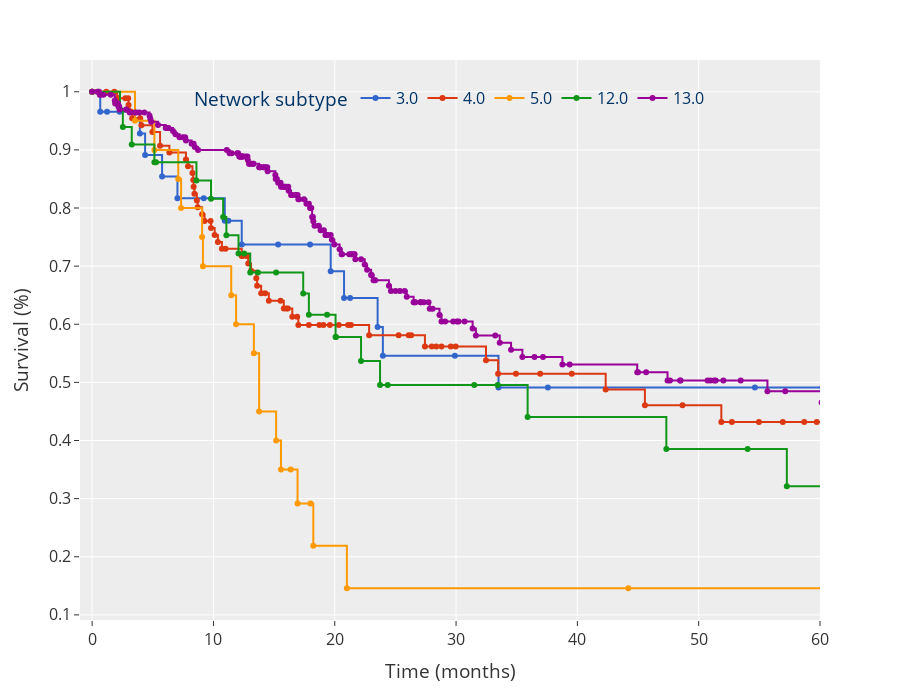

Write notebook code for a chart like this one.
### Code cell
cluster_model = 'dendrogram_cut'
fig, dendo_color_map = prep_survival(morp_df, cs_model=cluster_model, label="CS_15")
# save_fig(name="Survival_plot_reward", fig=fig, base_path=figures_path, width=1400, height=600)

fig.update_layout(
    legend=dict(
        orientation="h",
        title="Network subtype",
        yanchor="bottom",
        y=0.9,
        xanchor="center",
        x=0.5,
        bgcolor="rgba(0,0,0,0)",
        font=dict(size=16, color="#003366"),
    ),
    title="",
    template="ggplot2",  # "ggplot2", "plotly_white"
    # paper_bgcolor="rgba(0,0,0,0)",
    # plot_bgcolor="rgba(0,0,0,0)",
    xaxis=dict(tickfont=dict(size=16)),
    yaxis=dict(tickfont=dict(size=16)),
    font=dict(size=16),
    height=700
)
fig.show()

### Figure 1 — Plotly figure (JSON) as saved in the notebook; plotly's stock layout.template omitted (floating-point values rounded to 4 significant figures; data arrays with more than 128 entries replaced by an {"elided": "..."} marker saying what was removed)
{"data": [{"hovertemplate": "disease=3.0<br>timeline=%{x}<br>chance=%{y}<extra></extra>", "legendgroup": "3.0", "line": {"color": "#3366CC", "dash": "solid", "shape": "hv"}, "marker": {"symbol": "circle"}, "mode": "lines+markers", "name": "3.0", "orientation": "v", "showlegend": true, "type": "scatter", "x": [0, 0.6667, 1.233, 2.267, 3.933, 4.367, 5.767, 7.033, 9.2, 10.93, 11.23, 12.33, 15.33, 17.97, 19.67, 20.77, 21.27, 23.53, 23.97, 29.9, 33.5, 37.57, 54.63, 60.2, 64.97, 67.57, 80.77, 98.8, 144.8, 165.6], "xaxis": "x", "y": [1, 0.9655, 0.9655, 0.9655, 0.9284, 0.8912, 0.8541, 0.817, 0.817, 0.7781, 0.7781, 0.7371, 0.7371, 0.7371, 0.6911, 0.645, 0.645, 0.5954, 0.5458, 0.5458, 0.4912, 0.4912, 0.4912, 0.4912, 0.4912, 0.4912, 0.4912, 0.4912, 0.4912, 0.4912], "yaxis": "y"}, {"hovertemplate": "disease=4.0<br>timeline=%{x}<br>chance=%{y}<extra></extra>", "legendgroup": "4.0", "line": {"color": "#DC3912", "dash": "solid", "shape": "hv"}, "marker": {"symbol": "circle"}, "mode": "lines+markers", "name": "4.0", "orientation": "v", "showlegend": true, "type": "scatter", "x": [0, 1.167, 1.833, 2.067, 2.133, 2.733, 2.967, 3, 3.067, 3.167, 3.3, 3.967, 4.067, 4.967, 5.6, 6.367, 7.733, 7.9, 8.267, 8.333, 8.367, 8.433, 8.633, 8.7, 9.067, 9.267, 9.767, 9.8, 10.1, 10.37, 10.7, 11, 12.33, 12.4, 12.73, 12.8, 12.87, 13.1, 13.53, 13.6, 13.93, 14.27, 14.57, 15.53, 15.8, 16, 16.13, 16.5, 16.9, 17, 17.87, 18.73, 19.07, 19.6, 20.33, 21.1, 21.33, 22.83, 25.27, 26.1, 26.3, 27.43, 28, 28.37, 28.8, 29.57, 29.97, 32.47, 33.47, 34.93, 36.93, 39.53, 42.33, 45.57, 48.67, 51.87, 52.73, 54.97, 56.93, 58.7, 59.73, 61, 62.3, 62.8, 70.3, 76.43, 79.33, 88.53, 94.27, 127.2, 168.0], "xaxis": "x", "y": [1, 1, 1, 0.9889, 0.9889, 0.9889, 0.9889, 0.9774, 0.9659, 0.9659, 0.9543, 0.9543, 0.9425, 0.9307, 0.9071, 0.8953, 0.8836, 0.8718, 0.86, 0.8482, 0.8364, 0.8247, 0.8129, 0.8011, 0.7893, 0.7775, 0.7775, 0.7656, 0.7536, 0.7417, 0.7297, 0.7297, 0.7175, 0.7175, 0.7175, 0.7175, 0.7047, 0.6919, 0.6791, 0.6663, 0.6535, 0.6535, 0.6404, 0.6404, 0.6271, 0.6271, 0.6271, 0.6131, 0.6131, 0.5985, 0.5985, 0.5985, 0.5985, 0.5985, 0.5985, 0.5985, 0.5985, 0.5809, 0.5809, 0.5809, 0.5809, 0.5616, 0.5616, 0.5616, 0.5616, 0.5616, 0.5616, 0.5382, 0.5148, 0.5148, 0.5148, 0.5148, 0.4877, 0.4606, 0.4606, 0.4318, 0.4318, 0.4318, 0.4318, 0.4318, 0.4318, 0.4318, 0.3838, 0.3838, 0.3838, 0.3838, 0.3838, 0.3838, 0.2559, 0.2559, 0.2559], "yaxis": "y"}, {"hovertemplate": "disease=5.0<br>timeline=%{x}<br>chance=%{y}<extra></extra>", "legendgroup": "5.0", "line": {"color": "#FF9900", "dash": "solid", "shape": "hv"}, "marker": {"symbol": "circle"}, "mode": "lines+markers", "name": "5.0", "orientation": "v", "showlegend": true, "type": "scatter", "x": [0, 3.533, 5.133, 7.1, 7.333, 9.067, 9.133, 11.47, 11.87, 13.33, 13.77, 15.17, 15.57, 16.37, 16.93, 18, 18.23, 21, 44.2, 87.5], "xaxis": "x", "y": [1, 0.95, 0.9, 0.85, 0.8, 0.75, 0.7, 0.65, 0.6, 0.55, 0.45, 0.4, 0.35, 0.35, 0.2917, 0.2917, 0.2188, 0.1458, 0.1458, 0.1458], "yaxis": "y"}, {"hovertemplate": "disease=12.0<br>timeline=%{x}<br>chance=%{y}<extra></extra>", "legendgroup": "12.0", "line": {"color": "#109618", "dash": "solid", "shape": "hv"}, "marker": {"symbol": "circle"}, "mode": "lines+markers", "name": "12.0", "orientation": "v", "showlegend": true, "type": "scatter", "x": [0, 0.5, 2.3, 2.533, 3.267, 5.133, 5.267, 8.6, 9.8, 10.8, 11.07, 12.07, 12.53, 13.03, 13.67, 15.17, 17.4, 17.87, 19.37, 20.07, 20.1, 22.17, 23.73, 24.37, 31.5, 33.43, 35.9, 47.33, 54.03, 57.27, 67.33, 68.3, 112.1, 114.4, 132.7], "xaxis": "x", "y": [1, 1, 0.9697, 0.9394, 0.9091, 0.8788, 0.8788, 0.8474, 0.816, 0.7846, 0.7532, 0.7219, 0.7219, 0.689, 0.689, 0.689, 0.6528, 0.6165, 0.6165, 0.578, 0.578, 0.5367, 0.4954, 0.4954, 0.4954, 0.4954, 0.4404, 0.3853, 0.3853, 0.3211, 0.2569, 0.2569, 0.2569, 0.2569, 0.2569], "yaxis": "y"}, {"hovertemplate": "disease=13.0<br>timeline=%{x}<br>chance=%{y}<extra></extra>", "legendgroup": "13.0", "line": {"color": "#990099", "dash": "solid", "shape": "hv"}, "marker": {"symbol": "circle"}, "mode": "lines+markers", "name": "13.0", "orientation": "v", "showlegend": true, "type": "scatter", "x": {"elided": "191 float values"}, "xaxis": "x", "y": {"elided": "191 float values"}, "yaxis": "y"}], "layout": {"font": {"size": 16}, "height": 700, "legend": {"bgcolor": "rgba(0,0,0,0)", "font": {"color": "#003366", "size": 16}, "orientation": "h", "title": {"text": "Network subtype"}, "tracegroupgap": 0, "x": 0.5, "xanchor": "center", "y": 0.9, "yanchor": "bottom"}, "margin": {"t": 60}, "title": {"text": ""}, "xaxis": {"anchor": "y", "domain": [0, 1], "range": [-1, 60], "tickfont": {"size": 16}, "title": {"text": "Time (months)"}}, "yaxis": {"anchor": "x", "domain": [0, 1], "tickfont": {"size": 16}, "title": {"text": "Survival (%)"}}}}
